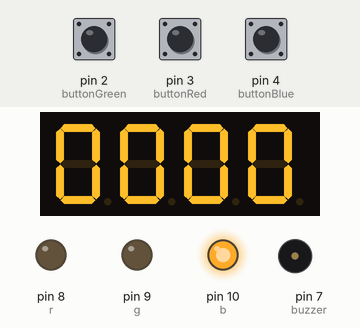
This sketch was run on a simulated Arduino Uno, built with avr-gcc and run on an emulated ATmega328P. On the bench: 4-digit seven-segment display, output pins drawn as LEDs (lit = HIGH), buzzer (waves = sounding). Dashed ring = blinking. The test bench sets the inputs (shaded band); at power-on: pin 3 (buttonRed) LOW, pin 2 (buttonGreen) LOW, pin 4 (buttonBlue) LOW.

Above: at 1.5 s.
1.6 s: pin 3 (buttonRed) pulled HIGH for 3.2 s
At 4.98 s:
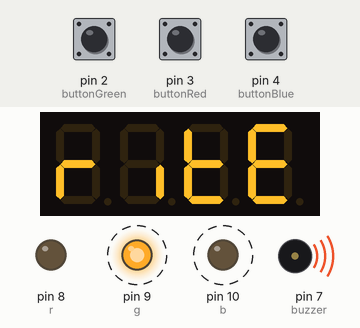
6.3 s: pin 2 (buttonGreen) pulled HIGH for 1 s
At 7.1 s:
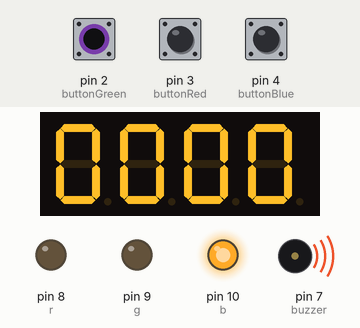
9.0 s: pin 4 (buttonBlue) pulled HIGH for 3.2 s
At 14.4 s:
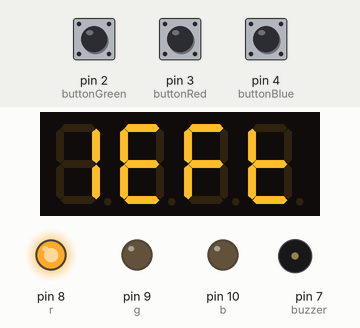
14.5 s: pin 2 (buttonGreen) pulled HIGH for 0.15 s
At 14.66 s:
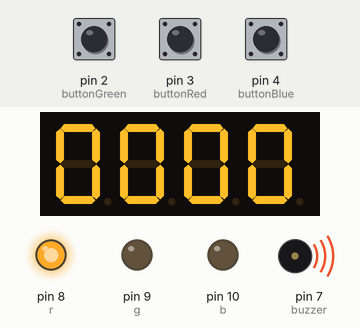
16.2 s: pin 3 (buttonRed) pulled HIGH for 3.2 s
At 22.1 s:
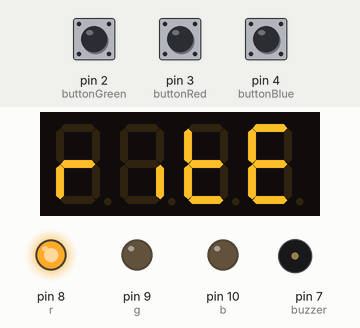
22.4 s: pin 2 (buttonGreen) pulled HIGH for 3.2 s
At 22.58 s:
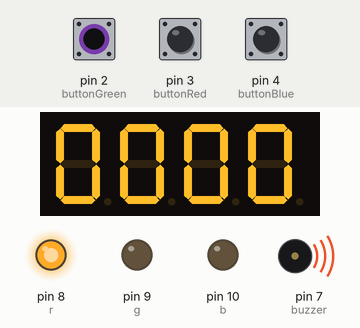
Timing chart, 0 to 27.1 s (numbered marks = the images above; inputs shaded):
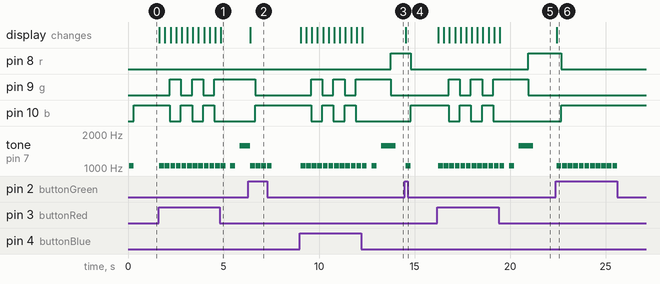

Measured:
- after the input at 1.6 s, pin 9 (g): alternates HIGH for 0.58 s and LOW for 0.58 s, 5 changes in all, then stays HIGH, starting after 0.58 s; pin 10 (b): alternates HIGH for 0.58 s and LOW for 0.58 s, 5 changes in all, then stays LOW, starting after 0.58 s
- after the input at 6.3 s, pin 8 (r): stays LOW (without the input it goes to HIGH after 0.06 s); pin 9 (g): HIGH → LOW after 0.35 s instead of 0.06 s; pin 10 (b): LOW → HIGH after 0.35 s; the display: changes after 0.10 s (image 2)
- after the input at 9.0 s, pin 8 (r): LOW → HIGH after 4.8 s; pin 9 (g): goes HIGH 0.58 s, LOW 0.58 s, HIGH 0.58 s, LOW 0.58 s, HIGH 1.8 s, then LOW, starting after 0.58 s
- after the input at 14.5 s, pin 8 (r): HIGH → LOW after 0.29 s; pin 10 (b): LOW → HIGH after 0.29 s; tone on pin 7 (buzzer): silent → 1047 Hz at once, → silent 0.25 s later; the display: changes at once (image 4)
- after the input at 16.2 s, pin 8 (r): LOW → HIGH after 4.8 s; pin 9 (g): goes HIGH 0.58 s, LOW 0.58 s, HIGH 0.58 s, LOW 0.58 s, HIGH 1.8 s, then LOW, starting after 0.58 s
- after the input at 22.4 s, pin 8 (r): HIGH → LOW after 0.29 s; pin 10 (b): LOW → HIGH after 0.29 s; tone on pin 7 (buzzer): alternates 1047 Hz for 0.25 s and silent for 0.04 s, 22 changes in all, then stays silent, starting at once; the display: changes at once (image 6)

The sketch:

pingPongScoreKeeper.ino
```cpp
// Include the library
#include <TM1637Display.h>

const uint8_t redWin[] = {
  SEG_E | SEG_G,                                   // r
  SEG_C,                                           // i
  SEG_D | SEG_E | SEG_G | SEG_F,                   // t
  SEG_A | SEG_D | SEG_E | SEG_F | SEG_G            // E
};

const uint8_t blueWin[] = {
  SEG_B | SEG_C,                                   // l
  SEG_A | SEG_D | SEG_E | SEG_F | SEG_G,           // E
  SEG_A | SEG_E | SEG_F | SEG_G,                   // f
  SEG_D | SEG_E | SEG_G | SEG_F,                   // t
};

const int buttonBlue = 4;
const int buttonGreen = 2;
const int buttonRed = 3;
const int CLK = 6;
const int DIO = 5;
const int r = 8;
const int g = 9;
const int b = 10;
const int buzzer = 7;
int counterBlue = 0;
int counterRed = 0;
int victory[] = {1047, 1047, 1568};
int times[] = {250, 250, 750};

// Create a display object of type TM1637Display
TM1637Display display = TM1637Display(CLK, DIO);
// Create an array that turns all segments ON
const uint8_t allON[] = {0xff, 0xff, 0xff, 0xff};
// Create an array that turns all segments OFF
const uint8_t allOFF[] = {0x00, 0x00, 0x00, 0x00};

void updateDisp(int blue, int red, bool bBlue, bool bRed) {
  display.clear();
  display.showNumberDec(((blue * 100) + red), true);
  tone(buzzer, 1047, 250);
  delay(250);
}

void turnBlue() {
  analogWrite(r, 0);
  analogWrite(g, 0);
  analogWrite(b, 255);
}

void turnRed() {
  analogWrite(r, 255);
  analogWrite(g, 0);
  analogWrite(b, 0);
}

void turnGreen() {
  analogWrite(r, 0);
  analogWrite(g, 255);
  analogWrite(b, 0);
}

void setup() {
  display.setBrightness(7);
  display.setSegments(allON);
  updateDisp(counterBlue, counterRed, false, false);

  pinMode(r, OUTPUT);
  pinMode(g, OUTPUT);
  pinMode(b, OUTPUT);
}

void loop() {

  if (((counterBlue + counterRed) / 2) % 2 == 0) {
    turnBlue();
  }
  else {
    turnGreen();
  }

  if (counterBlue == 11 || counterRed == 11) {
    if (counterBlue == 11) {
      display.clear();
      display.setSegments(blueWin);
    }
    else {
      display.clear();
      display.setSegments(redWin);
    }

    for (int i = 0; i < 3; i++) {
      tone(buzzer, victory[i], times[i]);
      delay(500);
    }
    while (digitalRead(buttonGreen) != HIGH) {
      turnRed();
    }
    counterBlue = 0;
    counterRed = 0;
  }

	if (digitalRead(buttonBlue) == HIGH) {
    counterBlue++;
    updateDisp(counterBlue, counterRed, true, false);
  }
  else if (digitalRead(buttonRed) == HIGH) {
    counterRed++;
    updateDisp(counterBlue, counterRed, false, true);
  }
  else if (digitalRead(buttonGreen) == HIGH) {
    counterBlue = 0;
    counterRed = 0;
    updateDisp(counterBlue, counterRed, false, false);
  }
}
```
